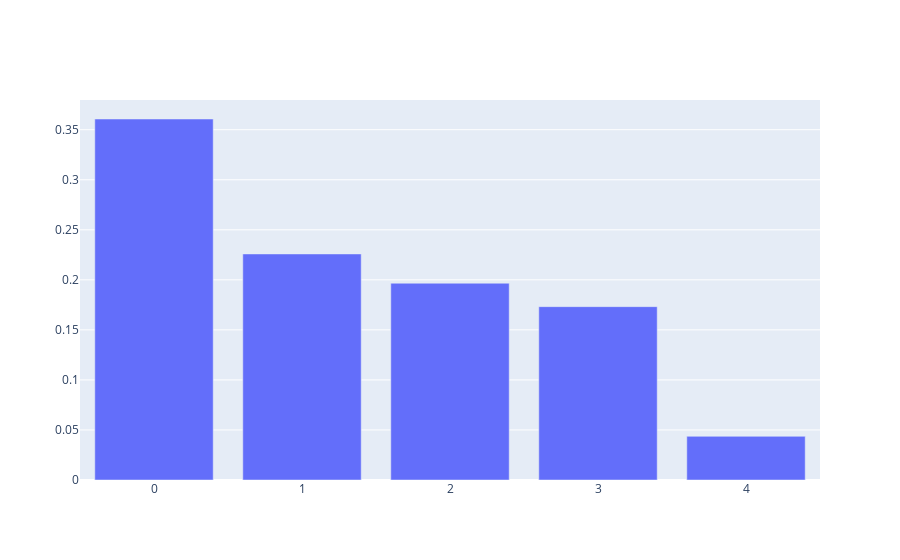

The notebook cell saved with this chart:
### Code cell
# plot data3
import plotly.graph_objects as go

go.Figure(data=data3).show()

### Figure 1 — Plotly figure (JSON) as saved in the notebook; plotly's stock layout.template omitted (floating-point values rounded to 4 significant figures)
{"data": [{"type": "bar", "y": [0.3607, 0.2259, 0.1966, 0.1732, 0.04362]}], "layout": {}}
